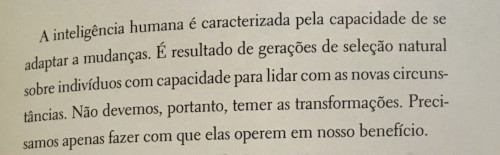
#> input picture training/Images/page-book.jpg, 500 x 155 px
$ python preprocessing_method.py
#> lines starting #> are read from the running program, lines starting #| are printed output that depends on the picture
import cv2
import numpy as np
import pytesseract
from pytesseract import Output


pytesseract.pytesseract.tesseract_cmd = r"C:\Program Files\Tesseract-OCR\tesseract.exe"

img1 = cv2.imread("../training/Images/page-book.jpg")
#> img1 is the input picture: shape (155, 500, 3); mean B, G, R 162.2, 177.8, 183.6
img2 = cv2.imread("../training/Images/eng_para_bw.jpg")
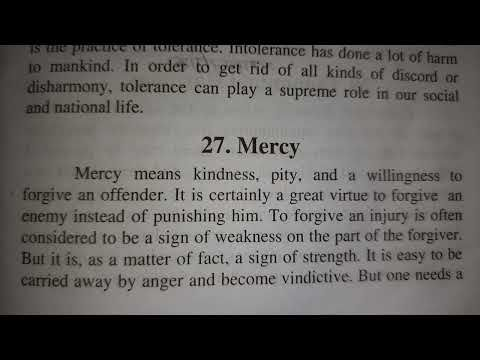
#> input picture training/Images/eng_para_bw.jpg, 480 x 360 px
#> img2 is the input picture: shape (360, 480, 3); mean B, G, R 83.5, 85.8, 87.8
img3 = cv2.imread("../training/Images/recipe01.jpg")
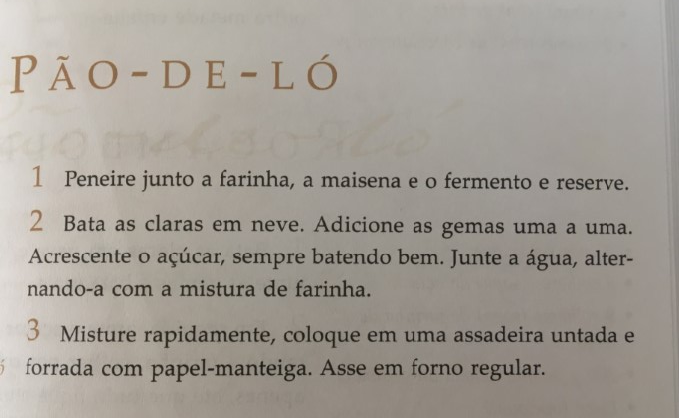
#> input picture training/Images/recipe01.jpg, 679 x 418 px
#> img3 is the input picture: shape (418, 679, 3); mean B, G, R 148.8, 156.7, 162.5
img4 = cv2.imread("../training/Images/cup.jpg")
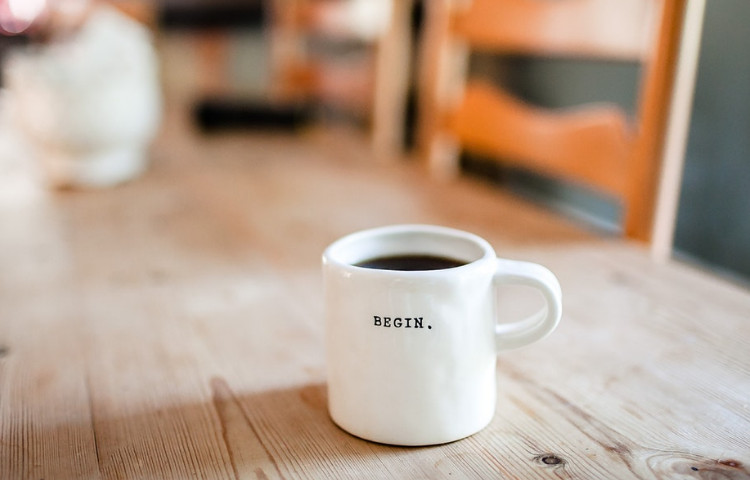
#> input picture training/Images/cup.jpg, 750 x 480 px
#> img4 is the input picture: shape (480, 750, 3); mean B, G, R 142.6, 159.8, 182.4
img5 = cv2.imread("../training/Images/book02.jpg")
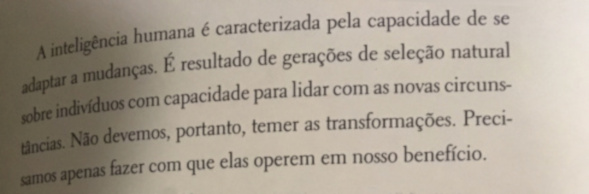
#> input picture training/Images/book02.jpg, 589 x 194 px
#> img5 is the input picture: shape (194, 589, 3); mean B, G, R 147.2, 160.9, 170.4
img6 = cv2.imread("../training/Images/book_adaptative.jpg")
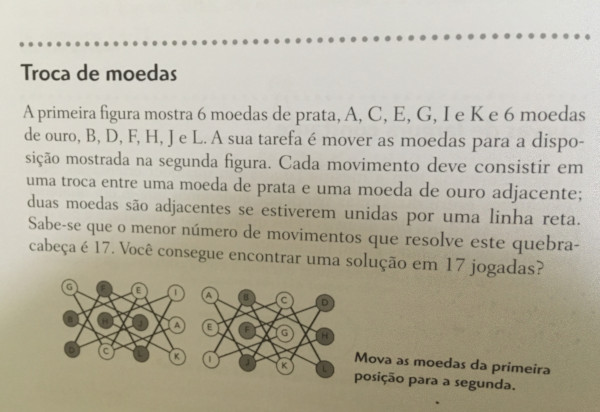
#> input picture training/Images/book_adaptative.jpg, 600 x 412 px
#> img6 is the input picture: shape (412, 600, 3); mean B, G, R 159.8, 176.4, 181.6
img7 = cv2.imread("../training/Images/img-process.jpg")
img8 = cv2.imread("../training/Images/text-opencv.jpg")
img9 = cv2.imread("../training/Images/text-opencv2.jpg")
img10 = cv2.imread("../training/Images/test_noise.jpg")
img11 = cv2.imread("../training/Images/example.png")
# [93 lines left out: functions simpleThreshold, otsuThreshold, adaptiveThresholdAverage, adaptiveThresholdGaussian, colorInversion, erosion and 3 more, not called in this run]

def noiseRemoving(img):
#> (the run stopped early here; a loop or call above may not have finished)
